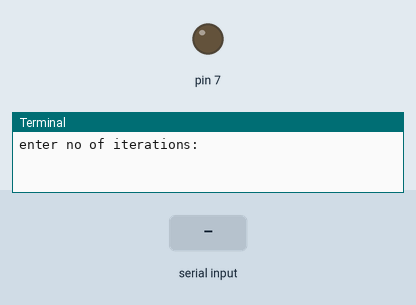
The program below on a simulated Raspberry Pi (header pin numbers). Shown: output pins drawn as LEDs (lit = HIGH), the last lines printed to the terminal. The inputs (shaded band) are chosen by the test bench.

Above: at 1.2 s.
1.3 s: "5" typed at the terminal, then Enter
2.8 s: "90" typed at the terminal, then Enter
At 3.7 s:
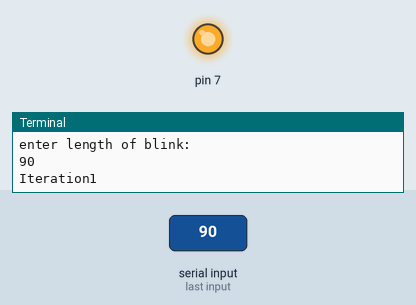
Timing chart, 0 to 5.8 s (numbered marks = the images above; inputs shaded):
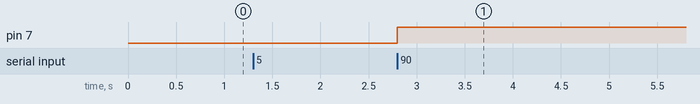

Measured:
- after the input at 2.8 s, pin 7: LOW → HIGH at once

The program:

ledblink.py
```python
numTimes = int(input("enter no of iterations:"))
speed = float(input("enter length of blink:"))


import RPi.GPIO as g
import time
g.setmode(g.BOARD)
g.setup(7,g.OUT)


for i in range(0,numTimes):
	print ("Iteration" + str(i+1))
	g.output(7,True)
	time.sleep(speed)
	g.output(7,False)
	time.sleep(speed)
print ("Done")
g.cleanup()
```
